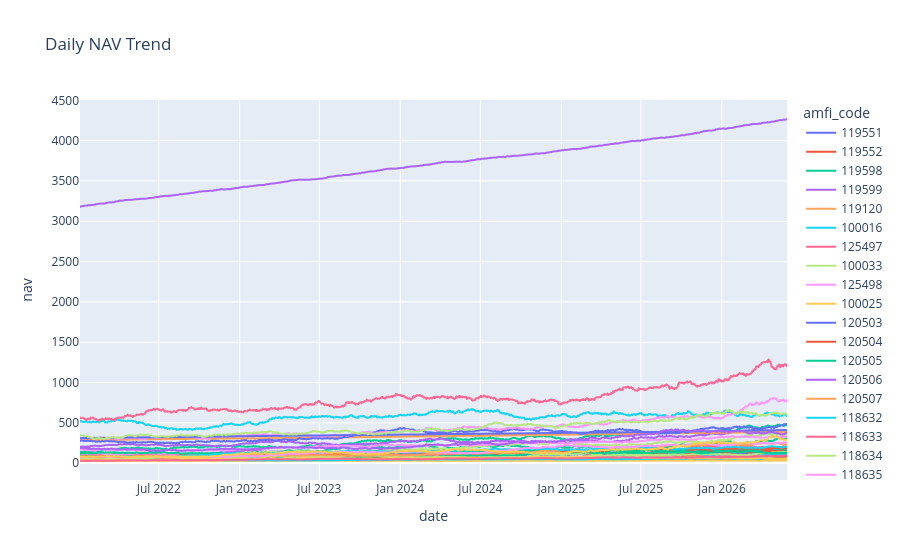

Here is the notebook cell this chart was saved with:
### Markdown cell above
## Finding 1: Daily NAV Trend

**Observation:**

- The NAV of mutual fund schemes shows an overall upward trend over the analysis period.
- Temporary fluctuations indicate normal market volatility.
- Most schemes demonstrate positive long-term growth, making them suitable for long-term investment.

### Code cell
nav["date"] = pd.to_datetime(nav["date"])

fig = px.line(
    nav,
    x="date",
    y="nav",
    color="amfi_code",
    title="Daily NAV Trend"
)
fig.write_image("../reports/charts/01_nav_trend.png")
fig.show()

### Figure 1 — Plotly figure (JSON) as saved in the notebook; plotly's stock layout.template omitted (floating-point values rounded to 4 significant figures; data arrays with more than 128 entries replaced by an {"elided": "..."} marker saying what was removed)
{"data": [{"hovertemplate": "amfi_code=119551<br>date=%{x}<br>nav=%{y}<extra></extra>", "legendgroup": "119551", "line": {"color": "#636efa", "dash": "solid"}, "marker": {"symbol": "circle"}, "mode": "lines", "name": "119551", "showlegend": true, "type": "scattergl", "x": {"elided": "1150 str values"}, "xaxis": "x", "y": {"elided": "1150 float values"}, "yaxis": "y"}, {"hovertemplate": "amfi_code=119552<br>date=%{x}<br>nav=%{y}<extra></extra>", "legendgroup": "119552", "line": {"color": "#EF553B", "dash": "solid"}, "marker": {"symbol": "circle"}, "mode": "lines", "name": "119552", "showlegend": true, "type": "scattergl", "x": {"elided": "1150 str values"}, "xaxis": "x", "y": {"elided": "1150 float values"}, "yaxis": "y"}, {"hovertemplate": "amfi_code=119598<br>date=%{x}<br>nav=%{y}<extra></extra>", "legendgroup": "119598", "line": {"color": "#00cc96", "dash": "solid"}, "marker": {"symbol": "circle"}, "mode": "lines", "name": "119598", "showlegend": true, "type": "scattergl", "x": {"elided": "1150 str values"}, "xaxis": "x", "y": {"elided": "1150 float values"}, "yaxis": "y"}, {"hovertemplate": "amfi_code=119599<br>date=%{x}<br>nav=%{y}<extra></extra>", "legendgroup": "119599", "line": {"color": "#ab63fa", "dash": "solid"}, "marker": {"symbol": "circle"}, "mode": "lines", "name": "119599", "showlegend": true, "type": "scattergl", "x": {"elided": "1150 str values"}, "xaxis": "x", "y": {"elided": "1150 float values"}, "yaxis": "y"}, {"hovertemplate": "amfi_code=119120<br>date=%{x}<br>nav=%{y}<extra></extra>", "legendgroup": "119120", "line": {"color": "#FFA15A", "dash": "solid"}, "marker": {"symbol": "circle"}, "mode": "lines", "name": "119120", "showlegend": true, "type": "scattergl", "x": {"elided": "1150 str values"}, "xaxis": "x", "y": {"elided": "1150 float values"}, "yaxis": "y"}, {"hovertemplate": "amfi_code=100016<br>date=%{x}<br>nav=%{y}<extra></extra>", "legendgroup": "100016", "line": {"color": "#19d3f3", "dash": "solid"}, "marker": {"symbol": "circle"}, "mode": "lines", "name": "100016", "showlegend": true, "type": "scattergl", "x": {"elided": "1150 str values"}, "xaxis": "x", "y": {"elided": "1150 float values"}, "yaxis": "y"}, {"hovertemplate": "amfi_code=125497<br>date=%{x}<br>nav=%{y}<extra></extra>", "legendgroup": "125497", "line": {"color": "#FF6692", "dash": "solid"}, "marker": {"symbol": "circle"}, "mode": "lines", "name": "125497", "showlegend": true, "type": "scattergl", "x": {"elided": "1150 str values"}, "xaxis": "x", "y": {"elided": "1150 float values"}, "yaxis": "y"}, {"hovertemplate": "amfi_code=100033<br>date=%{x}<br>nav=%{y}<extra></extra>", "legendgroup": "100033", "line": {"color": "#B6E880", "dash": "solid"}, "marker": {"symbol": "circle"}, "mode": "lines", "name": "100033", "showlegend": true, "type": "scattergl", "x": {"elided": "1150 str values"}, "xaxis": "x", "y": {"elided": "1150 float values"}, "yaxis": "y"}, {"hovertemplate": "amfi_code=125498<br>date=%{x}<br>nav=%{y}<extra></extra>", "legendgroup": "125498", "line": {"color": "#FF97FF", "dash": "solid"}, "marker": {"symbol": "circle"}, "mode": "lines", "name": "125498", "showlegend": true, "type": "scattergl", "x": {"elided": "1150 str values"}, "xaxis": "x", "y": {"elided": "1150 float values"}, "yaxis": "y"}, {"hovertemplate": "amfi_code=100025<br>date=%{x}<br>nav=%{y}<extra></extra>", "legendgroup": "100025", "line": {"color": "#FECB52", "dash": "solid"}, "marker": {"symbol": "circle"}, "mode": "lines", "name": "100025", "showlegend": true, "type": "scattergl", "x": {"elided": "1150 str values"}, "xaxis": "x", "y": {"elided": "1150 float values"}, "yaxis": "y"}, {"hovertemplate": "amfi_code=120503<br>date=%{x}<br>nav=%{y}<extra></extra>", "legendgroup": "120503", "line": {"color": "#636efa", "dash": "solid"}, "marker": {"symbol": "circle"}, "mode": "lines", "name": "120503", "showlegend": true, "type": "scattergl", "x": {"elided": "1150 str values"}, "xaxis": "x", "y": {"elided": "1150 float values"}, "yaxis": "y"}, {"hovertemplate": "amfi_code=120504<br>date=%{x}<br>nav=%{y}<extra></extra>", "legendgroup": "120504", "line": {"color": "#EF553B", "dash": "solid"}, "marker": {"symbol": "circle"}, "mode": "lines", "name": "120504", "showlegend": true, "type": "scattergl", "x": {"elided": "1150 str values"}, "xaxis": "x", "y": {"elided": "1150 float values"}, "yaxis": "y"}, {"hovertemplate": "amfi_code=120505<br>date=%{x}<br>nav=%{y}<extra></extra>", "legendgroup": "120505", "line": {"color": "#00cc96", "dash": "solid"}, "marker": {"symbol": "circle"}, "mode": "lines", "name": "120505", "showlegend": true, "type": "scattergl", "x": {"elided": "1150 str values"}, "xaxis": "x", "y": {"elided": "1150 float values"}, "yaxis": "y"}, {"hovertemplate": "amfi_code=120506<br>date=%{x}<br>nav=%{y}<extra></extra>", "legendgroup": "120506", "line": {"color": "#ab63fa", "dash": "solid"}, "marker": {"symbol": "circle"}, "mode": "lines", "name": "120506", "showlegend": true, "type": "scattergl", "x": {"elided": "1150 str values"}, "xaxis": "x", "y": {"elided": "1150 float values"}, "yaxis": "y"}, {"hovertemplate": "amfi_code=120507<br>date=%{x}<br>nav=%{y}<extra></extra>", "legendgroup": "120507", "line": {"color": "#FFA15A", "dash": "solid"}, "marker": {"symbol": "circle"}, "mode": "lines", "name": "120507", "showlegend": true, "type": "scattergl", "x": {"elided": "1150 str values"}, "xaxis": "x", "y": {"elided": "1150 float values"}, "yaxis": "y"}, {"hovertemplate": "amfi_code=118632<br>date=%{x}<br>nav=%{y}<extra></extra>", "legendgroup": "118632", "line": {"color": "#19d3f3", "dash": "solid"}, "marker": {"symbol": "circle"}, "mode": "lines", "name": "118632", "showlegend": true, "type": "scattergl", "x": {"elided": "1150 str values"}, "xaxis": "x", "y": {"elided": "1150 float values"}, "yaxis": "y"}, {"hovertemplate": "amfi_code=118633<br>date=%{x}<br>nav=%{y}<extra></extra>", "legendgroup": "118633", "line": {"color": "#FF6692", "dash": "solid"}, "marker": {"symbol": "circle"}, "mode": "lines", "name": "118633", "showlegend": true, "type": "scattergl", "x": {"elided": "1150 str values"}, "xaxis": "x", "y": {"elided": "1150 float values"}, "yaxis": "y"}, {"hovertemplate": "amfi_code=118634<br>date=%{x}<br>nav=%{y}<extra></extra>", "legendgroup": "118634", "line": {"color": "#B6E880", "dash": "solid"}, "marker": {"symbol": "circle"}, "mode": "lines", "name": "118634", "showlegend": true, "type": "scattergl", "x": {"elided": "1150 str values"}, "xaxis": "x", "y": {"elided": "1150 float values"}, "yaxis": "y"}, {"hovertemplate": "amfi_code=118635<br>date=%{x}<br>nav=%{y}<extra></extra>", "legendgroup": "118635", "line": {"color": "#FF97FF", "dash": "solid"}, "marker": {"symbol": "circle"}, "mode": "lines", "name": "118635", "showlegend": true, "type": "scattergl", "x": {"elided": "1150 str values"}, "xaxis": "x", "y": {"elided": "1150 float values"}, "yaxis": "y"}, {"hovertemplate": "amfi_code=118636<br>date=%{x}<br>nav=%{y}<extra></extra>", "legendgroup": "118636", "line": {"color": "#FECB52", "dash": "solid"}, "marker": {"symbol": "circle"}, "mode": "lines", "name": "118636", "showlegend": true, "type": "scattergl", "x": {"elided": "1150 str values"}, "xaxis": "x", "y": {"elided": "1150 float values"}, "yaxis": "y"}, {"hovertemplate": "amfi_code=120841<br>date=%{x}<br>nav=%{y}<extra></extra>", "legendgroup": "120841", "line": {"color": "#636efa", "dash": "solid"}, "marker": {"symbol": "circle"}, "mode": "lines", "name": "120841", "showlegend": true, "type": "scattergl", "x": {"elided": "1150 str values"}, "xaxis": "x", "y": {"elided": "1150 float values"}, "yaxis": "y"}, {"hovertemplate": "amfi_code=120842<br>date=%{x}<br>nav=%{y}<extra></extra>", "legendgroup": "120842", "line": {"color": "#EF553B", "dash": "solid"}, "marker": {"symbol": "circle"}, "mode": "lines", "name": "120842", "showlegend": true, "type": "scattergl", "x": {"elided": "1150 str values"}, "xaxis": "x", "y": {"elided": "1150 float values"}, "yaxis": "y"}, {"hovertemplate": "amfi_code=120843<br>date=%{x}<br>nav=%{y}<extra></extra>", "legendgroup": "120843", "line": {"color": "#00cc96", "dash": "solid"}, "marker": {"symbol": "circle"}, "mode": "lines", "name": "120843", "showlegend": true, "type": "scattergl", "x": {"elided": "1150 str values"}, "xaxis": "x", "y": {"elided": "1150 float values"}, "yaxis": "y"}, {"hovertemplate": "amfi_code=120844<br>date=%{x}<br>nav=%{y}<extra></extra>", "legendgroup": "120844", "line": {"color": "#ab63fa", "dash": "solid"}, "marker": {"symbol": "circle"}, "mode": "lines", "name": "120844", "showlegend": true, "type": "scattergl", "x": {"elided": "1150 str values"}, "xaxis": "x", "y": {"elided": "1150 float values"}, "yaxis": "y"}, {"hovertemplate": "amfi_code=119092<br>date=%{x}<br>nav=%{y}<extra></extra>", "legendgroup": "119092", "line": {"color": "#FFA15A", "dash": "solid"}, "marker": {"symbol": "circle"}, "mode": "lines", "name": "119092", "showlegend": true, "type": "scattergl", "x": {"elided": "1150 str values"}, "xaxis": "x", "y": {"elided": "1150 float values"}, "yaxis": "y"}, {"hovertemplate": "amfi_code=119093<br>date=%{x}<br>nav=%{y}<extra></extra>", "legendgroup": "119093", "line": {"color": "#19d3f3", "dash": "solid"}, "marker": {"symbol": "circle"}, "mode": "lines", "name": "119093", "showlegend": true, "type": "scattergl", "x": {"elided": "1150 str values"}, "xaxis": "x", "y": {"elided": "1150 float values"}, "yaxis": "y"}, {"hovertemplate": "amfi_code=119094<br>date=%{x}<br>nav=%{y}<extra></extra>", "legendgroup": "119094", "line": {"color": "#FF6692", "dash": "solid"}, "marker": {"symbol": "circle"}, "mode": "lines", "name": "119094", "showlegend": true, "type": "scattergl", "x": {"elided": "1150 str values"}, "xaxis": "x", "y": {"elided": "1150 float values"}, "yaxis": "y"}, {"hovertemplate": "amfi_code=119095<br>date=%{x}<br>nav=%{y}<extra></extra>", "legendgroup": "119095", "line": {"color": "#B6E880", "dash": "solid"}, "marker": {"symbol": "circle"}, "mode": "lines", "name": "119095", "showlegend": true, "type": "scattergl", "x": {"elided": "1150 str values"}, "xaxis": "x", "y": {"elided": "1150 float values"}, "yaxis": "y"}, {"hovertemplate": "amfi_code=101206<br>date=%{x}<br>nav=%{y}<extra></extra>", "legendgroup": "101206", "line": {"color": "#FF97FF", "dash": "solid"}, "marker": {"symbol": "circle"}, "mode": "lines", "name": "101206", "showlegend": true, "type": "scattergl", "x": {"elided": "1150 str values"}, "xaxis": "x", "y": {"elided": "1150 float values"}, "yaxis": "y"}, {"hovertemplate": "amfi_code=101207<br>date=%{x}<br>nav=%{y}<extra></extra>", "legendgroup": "101207", "line": {"color": "#FECB52", "dash": "solid"}, "marker": {"symbol": "circle"}, "mode": "lines", "name": "101207", "showlegend": true, "type": "scattergl", "x": {"elided": "1150 str values"}, "xaxis": "x", "y": {"elided": "1150 float values"}, "yaxis": "y"}, {"hovertemplate": "amfi_code=101208<br>date=%{x}<br>nav=%{y}<extra></extra>", "legendgroup": "101208", "line": {"color": "#636efa", "dash": "solid"}, "marker": {"symbol": "circle"}, "mode": "lines", "name": "101208", "showlegend": true, "type": "scattergl", "x": {"elided": "1150 str values"}, "xaxis": "x", "y": {"elided": "1150 float values"}, "yaxis": "y"}, {"hovertemplate": "amfi_code=102885<br>date=%{x}<br>nav=%{y}<extra></extra>", "legendgroup": "102885", "line": {"color": "#EF553B", "dash": "solid"}, "marker": {"symbol": "circle"}, "mode": "lines", "name": "102885", "showlegend": true, "type": "scattergl", "x": {"elided": "1150 str values"}, "xaxis": "x", "y": {"elided": "1150 float values"}, "yaxis": "y"}, {"hovertemplate": "amfi_code=102886<br>date=%{x}<br>nav=%{y}<extra></extra>", "legendgroup": "102886", "line": {"color": "#00cc96", "dash": "solid"}, "marker": {"symbol": "circle"}, "mode": "lines", "name": "102886", "showlegend": true, "type": "scattergl", "x": {"elided": "1150 str values"}, "xaxis": "x", "y": {"elided": "1150 float values"}, "yaxis": "y"}, {"hovertemplate": "amfi_code=102887<br>date=%{x}<br>nav=%{y}<extra></extra>", "legendgroup": "102887", "line": {"color": "#ab63fa", "dash": "solid"}, "marker": {"symbol": "circle"}, "mode": "lines", "name": "102887", "showlegend": true, "type": "scattergl", "x": {"elided": "1150 str values"}, "xaxis": "x", "y": {"elided": "1150 float values"}, "yaxis": "y"}, {"hovertemplate": "amfi_code=148567<br>date=%{x}<br>nav=%{y}<extra></extra>", "legendgroup": "148567", "line": {"color": "#FFA15A", "dash": "solid"}, "marker": {"symbol": "circle"}, "mode": "lines", "name": "148567", "showlegend": true, "type": "scattergl", "x": {"elided": "1150 str values"}, "xaxis": "x", "y": {"elided": "1150 float values"}, "yaxis": "y"}, {"hovertemplate": "amfi_code=148568<br>date=%{x}<br>nav=%{y}<extra></extra>", "legendgroup": "148568", "line": {"color": "#19d3f3", "dash": "solid"}, "marker": {"symbol": "circle"}, "mode": "lines", "name": "148568", "showlegend": true, "type": "scattergl", "x": {"elided": "1150 str values"}, "xaxis": "x", "y": {"elided": "1150 float values"}, "yaxis": "y"}, {"hovertemplate": "amfi_code=148569<br>date=%{x}<br>nav=%{y}<extra></extra>", "legendgroup": "148569", "line": {"color": "#FF6692", "dash": "solid"}, "marker": {"symbol": "circle"}, "mode": "lines", "name": "148569", "showlegend": true, "type": "scattergl", "x": {"elided": "1150 str values"}, "xaxis": "x", "y": {"elided": "1150 float values"}, "yaxis": "y"}, {"hovertemplate": "amfi_code=149322<br>date=%{x}<br>nav=%{y}<extra></extra>", "legendgroup": "149322", "line": {"color": "#B6E880", "dash": "solid"}, "marker": {"symbol": "circle"}, "mode": "lines", "name": "149322", "showlegend": true, "type": "scattergl", "x": {"elided": "1150 str values"}, "xaxis": "x", "y": {"elided": "1150 float values"}, "yaxis": "y"}, {"hovertemplate": "amfi_code=149323<br>date=%{x}<br>nav=%{y}<extra></extra>", "legendgroup": "149323", "line": {"color": "#FF97FF", "dash": "solid"}, "marker": {"symbol": "circle"}, "mode": "lines", "name": "149323", "showlegend": true, "type": "scattergl", "x": {"elided": "1150 str values"}, "xaxis": "x", "y": {"elided": "1150 float values"}, "yaxis": "y"}, {"hovertemplate": "amfi_code=149324<br>date=%{x}<br>nav=%{y}<extra></extra>", "legendgroup": "149324", "line": {"color": "#FECB52", "dash": "solid"}, "marker": {"symbol": "circle"}, "mode": "lines", "name": "149324", "showlegend": true, "type": "scattergl", "x": {"elided": "1150 str values"}, "xaxis": "x", "y": {"elided": "1150 float values"}, "yaxis": "y"}], "layout": {"legend": {"title": {"text": "amfi_code"}, "tracegroupgap": 0}, "title": {"text": "Daily NAV Trend"}, "xaxis": {"anchor": "y", "domain": [0, 1], "title": {"text": "date"}}, "yaxis": {"anchor": "x", "domain": [0, 1], "title": {"text": "nav"}}}}
